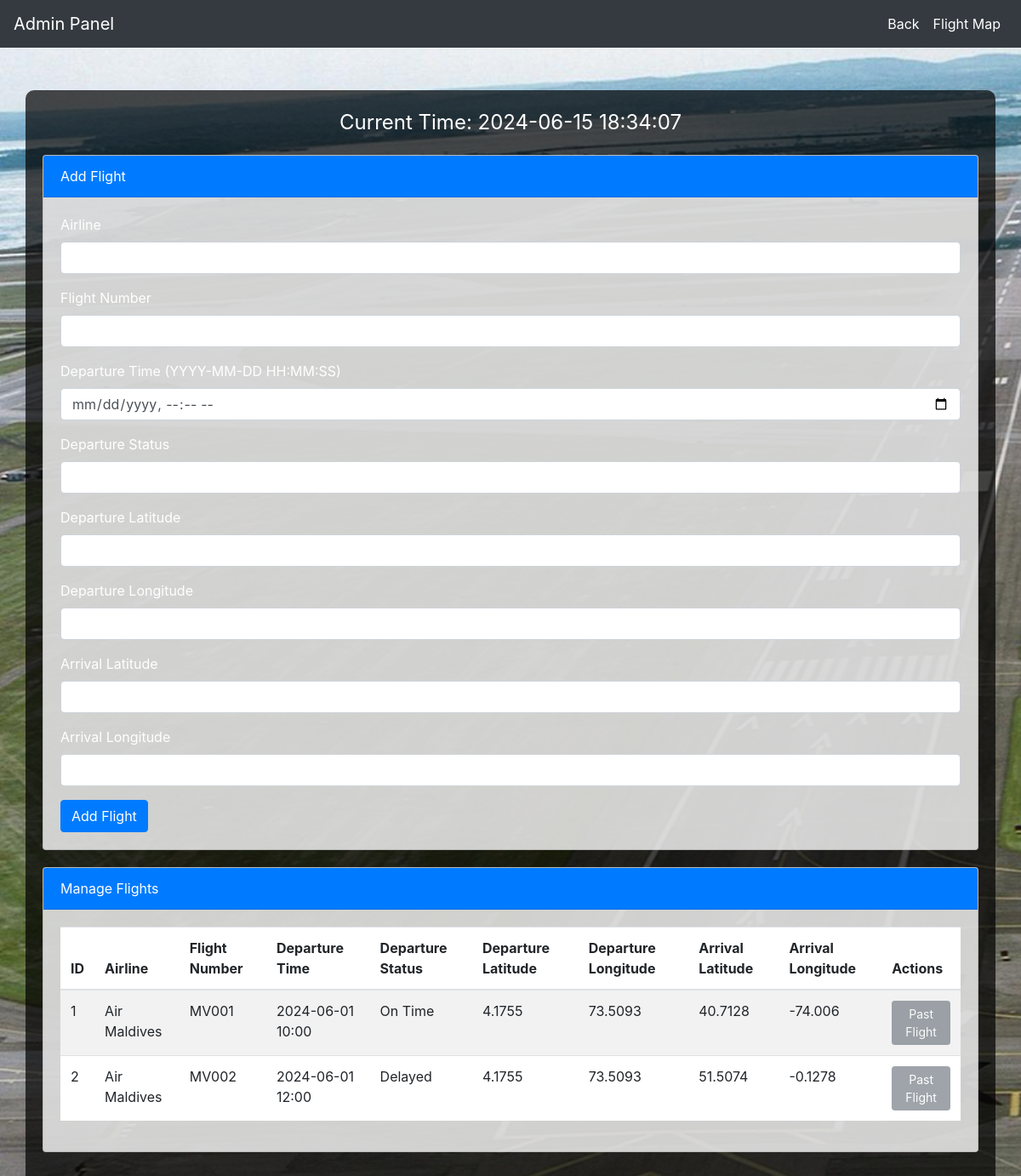
The page /admin on the database as committed earlier.
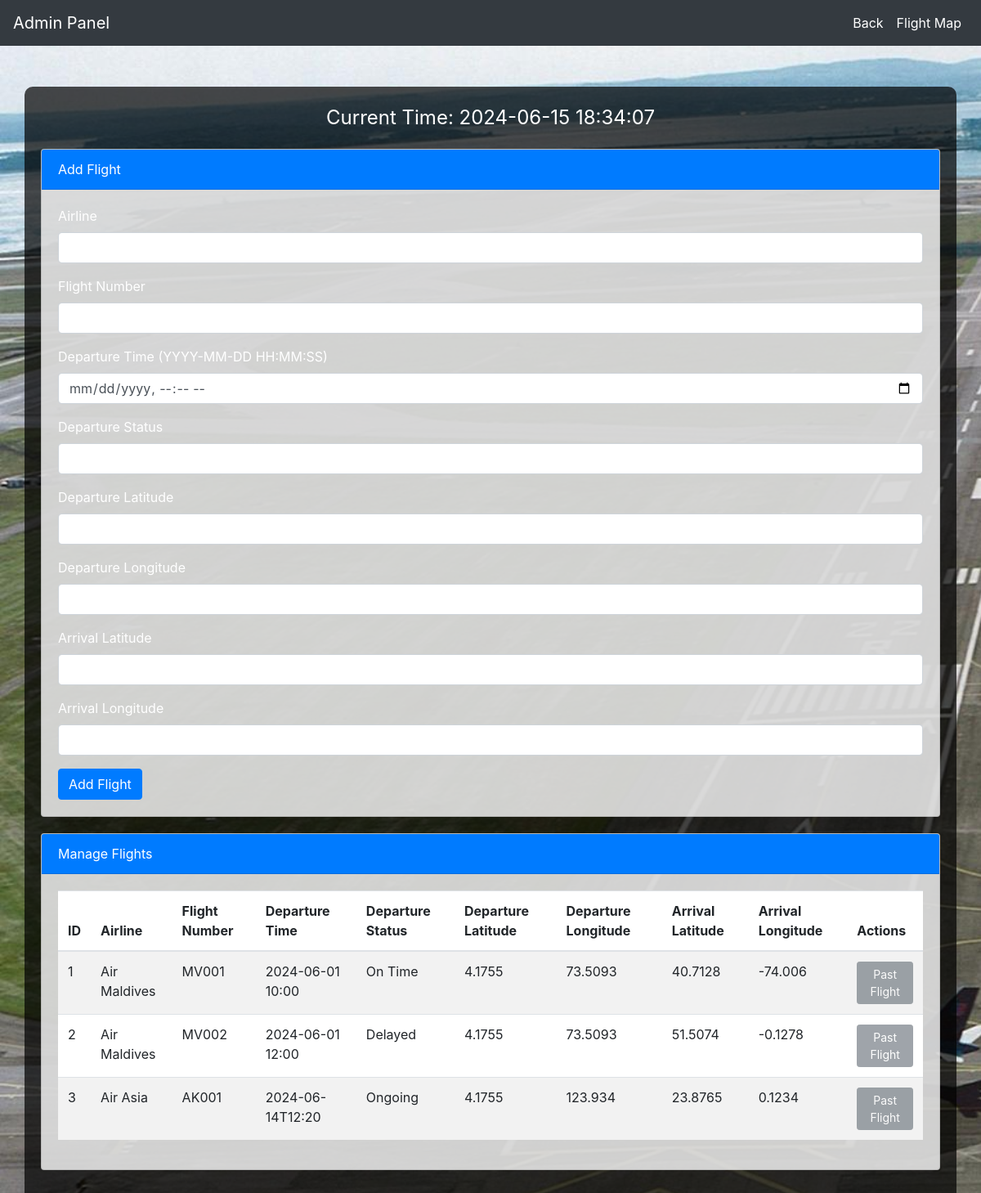
The same page on the database as committed later.
### tables this page shows
CREATE TABLE Flights (
            id INTEGER PRIMARY KEY AUTOINCREMENT,
            airline TEXT NOT NULL,
            flight_number TEXT NOT NULL,
            departure_time TEXT NOT NULL,
            departure_status TEXT NOT NULL,
            departure_lat REAL NOT NULL,
            departure_lon REAL NOT NULL,
            arrival_lat REAL NOT NULL,
            arrival_lon REAL NOT NULL,
            pilot_id TEXT  -- This line adds the new column
        );

### app.py (the view, shortened to what this page needs)
@app.route('/admin', methods=['GET', 'POST'])
def admin():
    conn = sqlite3.connect('my_database.db')
    cursor = conn.cursor()
    cursor.execute("SELECT * FROM Flights")
    table_data = cursor.fetchall()
    conn.close()
    virtual_time = get_virtual_time().strftime('%Y-%m-%d %H:%M:%S')
    return render_template('admin.html', table_data=table_data, current_time=virtual_time)

### app.py (called while the page is built)
def get_virtual_time():
    now = datetime.now()
    virtual_elapsed = now - start_time
    virtual_time = start_time + virtual_elapsed
    return virtual_time

### Templates/admin.html (shortened to what this page needs)
<!DOCTYPE html>
<html lang="en">
<head>
    <link rel="stylesheet" href="https://stackpath.bootstrapcdn.com/bootstrap/4.5.2/css/bootstrap.min.css">
</head>
<body>
    <nav class="navbar navbar-expand-lg navbar-dark">
        <a class="navbar-brand" href="#">Admin Panel</a>
        <div class="collapse navbar-collapse">
            <ul class="navbar-nav ml-auto">
                <li class="nav-item">
                    <a class="nav-link" href="/admin_home">Back</a>
                </li>
                <li class="nav-item">
                    <a class="nav-link" href="/flights">Flight Map</a>
                </li>
            </ul>
        </div>
    </nav>
    <div class="container">
        <div class="time-display" id="time-display">
            Current Time: <span id="current-time">{{ current_time }}</span>
        </div>
        <div class="card">
            <div class="card-header">Add Flight</div>
            <div class="card-body">
                <form method="post" onsubmit="return validateFlightTime()">
                    <div class="form-group">
                        <label for="airline">Airline</label>
                        <input type="text" class="form-control" id="airline" name="airline" required>
                    </div>
                    <div class="form-group">
                        <label for="flight_number">Flight Number</label>
                        <input type="text" class="form-control" id="flight_number" name="flight_number" required>
                    </div>
                    <div class="form-group">
                        <label for="departure_time">Departure Time (YYYY-MM-DD HH:MM:SS)</label>
                        <input type="datetime-local" class="form-control" id="departure_time" name="departure_time" required>
                    </div>
                    <div class="form-group">
                        <label for="departure_status">Departure Status</label>
                        <input type="text" class="form-control" id="departure_status" name="departure_status" required>
                    </div>
                    <div class="form-group">
                        <label for="departure_lat">Departure Latitude</label>
                        <input type="text" class="form-control" id="departure_lat" name="departure_lat" required>
                    </div>
                    <div class="form-group">
                        <label for="departure_lon">Departure Longitude</label>
                        <input type="text" class="form-control" id="departure_lon" name="departure_lon" required>
                    </div>
                    <div class="form-group">
                        <label for="arrival_lat">Arrival Latitude</label>
                        <input type="text" class="form-control" id="arrival_lat" name="arrival_lat" required>
                    </div>
                    <div class="form-group">
                        <label for="arrival_lon">Arrival Longitude</label>
                        <input type="text" class="form-control" id="arrival_lon" name="arrival_lon" required>
                    </div>
                    <button type="submit" class="btn btn-primary" name="add">Add Flight</button>
                </form>
            </div>
        </div>
        <div class="card">
            <div class="card-header">Manage Flights</div>
            <div class="card-body">
                <table class="table table-striped">
                    <thead>
                        <tr>
                            <th>ID</th>
                            <th>Airline</th>
                            <th>Flight Number</th>
                            <th>Departure Time</th>
                            <th>Departure Status</th>
                            <th>Departure Latitude</th>
                            <th>Departure Longitude</th>
                            <th>Arrival Latitude</th>
                            <th>Arrival Longitude</th>
                            <th>Actions</th>
                        </tr>
                    </thead>
                    <tbody>
                        {% for row in table_data %}
                        <tr>
                            <td>{{ row[0] }}</td>
                            <td>{{ row[1] }}</td>
                            <td>{{ row[2] }}</td>
                            <td>{{ row[3] }}</td>
                            <td>{{ row[4] }}</td>
                            <td>{{ row[5] }}</td>
                            <td>{{ row[6] }}</td>
                            <td>{{ row[7] }}</td>
                            <td>{{ row[8] }}</td>
                            <td>
                                {% if row[3] > current_time %}
                                <form method="post" style="display:inline;">
                                    <input type="hidden" name="remove" value="{{ row[0] }}">
                                    <button type="submit" class="btn btn-danger btn-sm">Remove</button>
                                </form>
                                <form method="get" action="/edit_flight/{{ row[0] }}" style="display:inline;">
                                    <button type="submit" class="btn btn-warning btn-sm">Edit</button>
                                </form>
                                {% else %}
                                <button class="btn btn-secondary btn-sm" disabled>Past Flight</button>
                                {% endif %}
                            </td>
                        </tr>
                        {% endfor %}
                    </tbody>
                </table>
            </div>
        </div>
    </div>
</body>
</html>

Rows that differ between the two databases and show on the page:
added Flights: id "3", airline "Air Asia", flight_number "AK001", departure_time "2024-06-14T12:20", departure_status "Ongoing", departure_lat "4.1755", departure_lon "123.934", arrival_lat "23.8765", arrival_lon "0.1234", shows "Past Flight"
